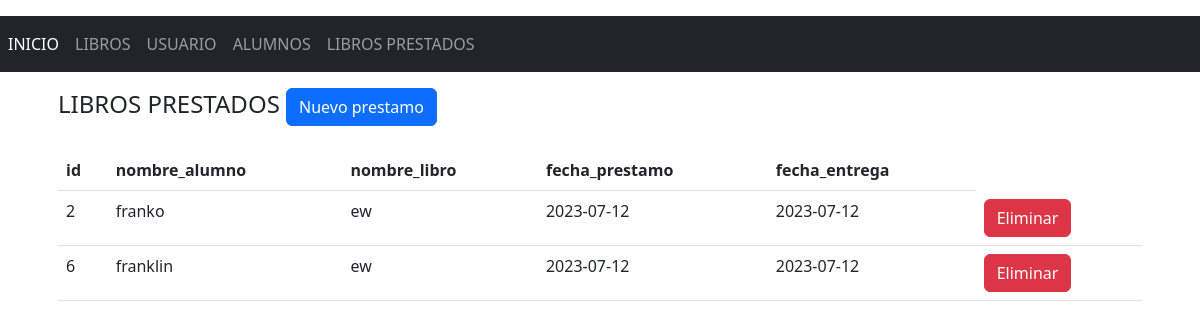
Page /prestamos/index.php on the committed database.
### tables this page shows
CREATE TABLE `prestamos` (
  `id_prestamo` int(11) NOT NULL,
  `nombre_alumno` int(254) NOT NULL,
  `nombre_libro` int(245) NOT NULL,
  `fecha_prestamo` date NOT NULL,
  `fecha_devolucion` date NOT NULL
);

CREATE TABLE `alumnos` (
  `id` int(11) NOT NULL,
  `nombre` varchar(255) NOT NULL,
  `apellidos` varchar(255) NOT NULL,
  `carrera` varchar(255) NOT NULL,
  `semestre` varchar(255) NOT NULL
);

CREATE TABLE `libro` (
  `id` int(11) NOT NULL,
  `codigo` varchar(20) NOT NULL,
  `nombre_libro` varchar(255) NOT NULL,
  `autor` varchar(255) NOT NULL,
  `tomo` int(11) NOT NULL,
  `carrera` varchar(255) NOT NULL,
  `categoria` varchar(255) NOT NULL
);

### prestamos/index.php (the view, shortened to what this page needs)
<?php
$db = new Database();
$con = $db->conectar();
$comando = $con->prepare("SELECT * FROM prestamos
                         INNER JOIN alumnos
                         ON prestamos.nombre_alumno = alumnos.id
                         INNER JOIN libro
                         ON prestamos.nombre_libro = libro.id");
                         $comando->execute();
$resultado = $comando->fetchAll(PDO::FETCH_ASSOC);
?>
<!DOCTYPE html>
<html lang="en">
<head>
    <link href="https://cdn.jsdelivr.net/npm/bootstrap@5.3.0/dist/css/bootstrap.min.css" rel="stylesheet">
<body class="py-3">
    <header>
    <nav class="navbar navbar-expand navbar-dark bg-dark">
        <ul class="nav navbar-nav">
            <li class="nav-item">
                <a class="nav-link active" href="../index.php" aria-current="page">INICIO</span></a>
            </li>
            <li class="nav-item">
                <a class="nav-link" href="../libros/">LIBROS</a>
            </li>
            <li class="nav-item">
                <a class="nav-link" href="../usuarios/">USUARIO</a>
            </li>
            <li class="nav-item">
                <a class="nav-link" href="../alumnos/">ALUMNOS</a>
            </li>
            <li class="nav-item">
                <a class="nav-link" href="index.php">LIBROS PRESTADOS</a>
            </li>
        </ul>
    </nav>
    </header>
    <main class="container contenedor">
        <div class="p-3 rounded">
            <div class="row">
                <div class="col-12">
                    <h4>LIBROS PRESTADOS
                        <a href="../libros/" class="btn btn-primary float-right">Nuevo prestamo</a>
                    </h4>
                </div>
            </div>
            <div class="row py-3">
                <div class="col">
                    <table class="table table-border">
                        <thead>
                            <tr>
                                <th>id</th>
                                <th>nombre_alumno</th>
                                <th>nombre_libro</th>
                                <th>fecha_prestamo</th>
                                <th>fecha_entrega</th>
                            </tr>
                        </thead>
                        <tbody>
                        <?php  foreach ($resultado as $libro) {?>
                       <tr>
                       <td><?php echo $libro['id_prestamo']; ?></td>
                       <td><?php echo $libro['nombre']; ?></td>
                           <td><?php echo $libro['nombre_libro']; ?></td>
                           <td><?php echo $libro['fecha_prestamo']; ?></td>
                           <td><?php echo $libro['fecha_prestamo']; ?></td>
                           <td><a href="eliminar.php?id=<?php echo $libro['id_prestamo']; ?>" class="btn btn-danger">Eliminar</a></td>
                       </tr>
                       <?php } ?>
                        </tbody>
                    </table>
                </div>
            </div>
        </div>
    </main>
</body>
</html>

### rows in the picture
prestamos: id_prestamo "2", nombre_alumno.nombre "franko", nombre_libro.nombre_libro "ew", fecha_prestamo "2023-07-12"
prestamos: id_prestamo "6", nombre_alumno.nombre "franklin", nombre_libro.nombre_libro "ew", fecha_prestamo "2023-07-12"
